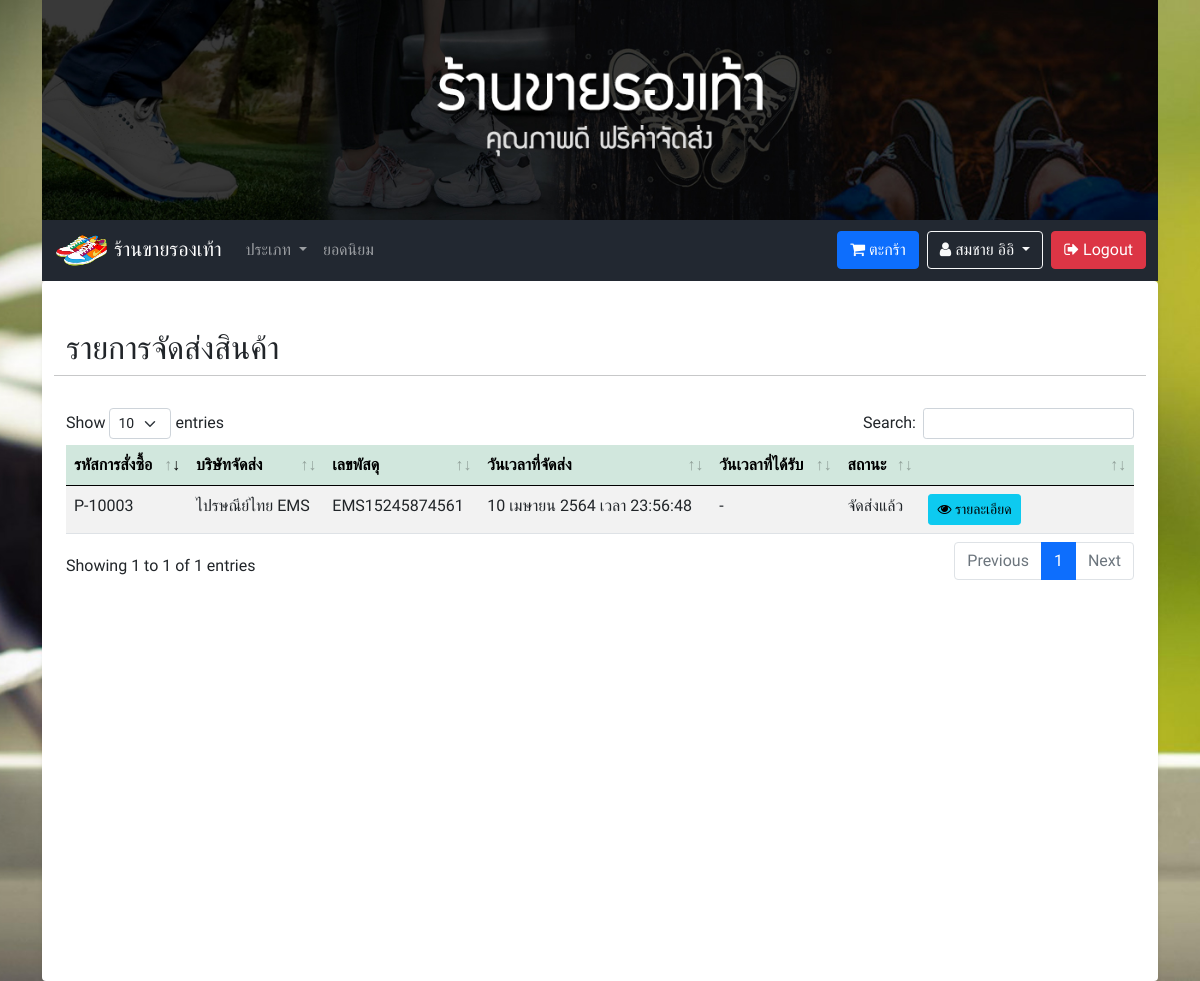
The page /member_shipment.php?display=success (signed in) on the database as committed earlier.
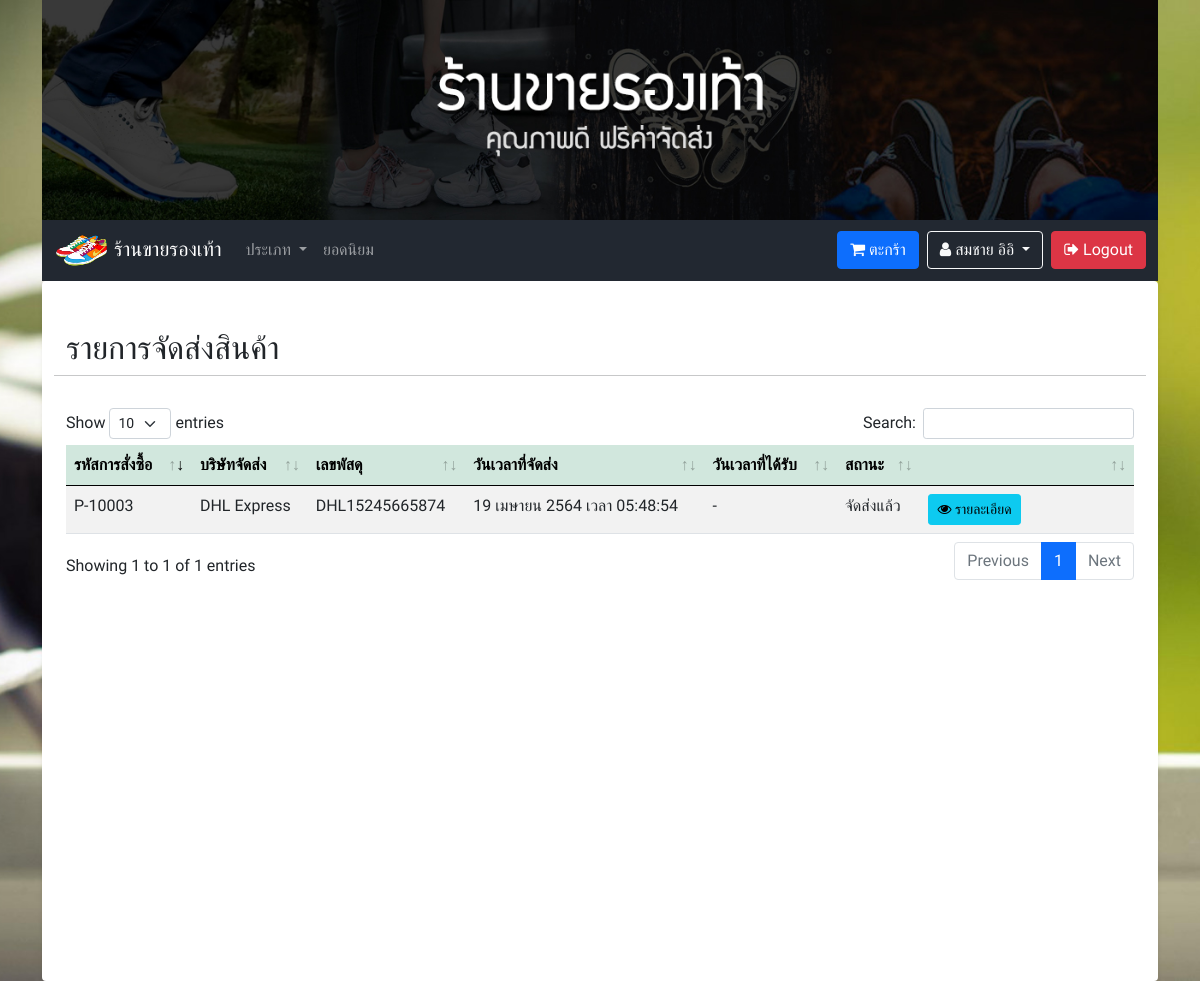
The same page on the database as committed later.
### tables this page shows
CREATE TABLE `tbl_shipment` (
  `sm_id` int(50) NOT NULL COMMENT 'ID',
  `sm_company` varchar(255) NOT NULL COMMENT 'บริษัทจัดส่ง',
  `sm_code` varchar(255) NOT NULL COMMENT 'เลขพัสดุ',
  `sm_date` varchar(255) NOT NULL COMMENT 'วันเวลาที่จัดส่ง',
  `sm_date_receive` varchar(255) NOT NULL COMMENT 'วันเวลาที่ได้รับ',
  `sm_pm_code` varchar(255) NOT NULL COMMENT 'รหัสการสั่งซื้อ',
  `sm_status` varchar(255) NOT NULL COMMENT 'สถานะ'
);

### functions.php (called while the page is built, shortened)
<?php
class ConnectDB
{
    protected $db;
    function __construct()
    {
        $DB_HOST = "localhost";
        $DB_USER = "root";
        $DB_PASS = "";
        $DB_NAME = "stoe_store";
        $con = new mysqli($DB_HOST, $DB_USER, $DB_PASS, $DB_NAME);
        $con->set_charset("utf8");
        $this->db = $con;
    }
    function query($data)
    {
        $result = $this->db->query($data);
        if ($result == true) {
            return $result;
        } else {
            echo "Error to query.!!";
        }
    }
}
class Member extends ConnectDB
{
    function memberGetById($id)
    {
        $result = $this->db->query("SELECT * FROM tbl_user WHERE u_id = '$id' AND u_role = 'member' ");
        $row = $result->fetch_all(MYSQLI_ASSOC);
        return $row;
    }
}
function ConvertDateToThai($datetime)
{
    $XdateTime = explode(" ", $datetime);
    $time = $XdateTime[1];
    $date = explode("-", $XdateTime[0]);
    $monthList = [
        "01" => "มกราคม",
        "02" => "กุมภาพันธ์",
        "03" => "มีนาคม",
        "04" => "เมษายน",
        "05" => "พฤษภาคม",
        "06" => "มิถุนายน",
        "07" => "กรกฎาคม",
        "08" => "สิงหาคม",
        "09" => "กันยายน",
        "10" => "ตุลาคม",
        "11" => "พฤศจิกายน",
        "12" => "ธันวาคม",
    ];
    return $date[2] . " " . $monthList[$date[1]] . " " . $date[0] + 543 . " เวลา " . $time;
}

### member_shipment.php (the view, shortened to what this page needs)
<?php
include('header.php');
?>
</head>
<?php
$obj = new ConnectDB();
if (isset($_GET['display'])) {
    switch ($_GET['display']) {
        case 'success':
            $result = $obj->query("SELECT * FROM tbl_shipment as sm INNER JOIN tbl_payment AS pm ON sm.sm_pm_code = pm.pm_code INNER JOIN tbl_user as u ON pm.pm_u_id = u.u_id WHERE sm.sm_status = 'จัดส่งแล้ว' AND  pm.pm_u_id = '".$_SESSION['user']['id']."' ");
            break;
    }
} else {
    $result = $obj->query("SELECT * FROM tbl_shipment as sm INNER JOIN tbl_payment AS pm ON sm.sm_pm_code = pm.pm_code INNER JOIN tbl_user as u ON pm.pm_u_id = u.u_id WHERE pm.pm_u_id = '".$_SESSION['user']['id']."' ");
}
?>
<body class="bgc-gray bgm-stoes">
    <?php include('navbar.php'); ?>
    <div class="container p-4 pb-5 bgc-white shadow-sm rounded min-height">
        <div class="row my-4">
            <h2>รายการจัดส่งสินค้า</h2>
            <hr>
            <table id="dtb" class="table table-striped table-hover" style="width:100%">
                <thead>
                    <tr class="table-success">
                        <th>รหัสการสั่งซื้อ</th>
                        <th>บริษัทจัดส่ง</th>
                        <th>เลขพัสดุ</th>
                        <th>วันเวลาที่จัดส่ง</th>
                        <th>วันเวลาที่ได้รับ</th>
                        <th>สถานะ</th>
                        <th></th>
                    </tr>
                </thead>
                <tbody>
                    <?php while ($row = $result->fetch_array()) { ?>
                        <tr>
                            <td><?= $row['sm_pm_code']; ?></td>
                            <td><?php if(empty($row['sm_company'])){echo'-';}else{echo $row['sm_company'];} ?></td>
                            <td><?php if(empty($row['sm_code'])){echo'-';}else{echo $row['sm_code'];} ?></td>
                            <td><?php if(empty($row['sm_date'])){echo'-';}else{echo ConvertDateToThai($row['sm_date']);} ?></td>
                            <td><?php if(empty($row['sm_date_receive'])){echo'-';}else{echo ConvertDateToThai($row['sm_date_receive']);} ?></td>
                            <td><?= $row['sm_status']; ?></td>
                            <td width="20%">
                                <?php if (isset($_GET['display']) && $_GET['display'] == 'success') { ?>
                                    <button class="btn btn-sm btn-info m-0" type="button" data-bs-toggle="modal" data-bs-target="#Modal<?= $row['pm_id'] ?>"><i class="fa fa-eye" aria-hidden="true"></i> รายละเอียด</button>
                                <?php } else if (isset($_GET['display']) && $_GET['display'] == 'delete') { ?>
                                    <button class="btn btn-sm btn-info m-0" type="button" data-bs-toggle="modal" data-bs-target="#Modal<?= $row['pm_id'] ?>"><i class="fa fa-eye" aria-hidden="true"></i> รายละเอียด</button>
                                <?php } ?>
                            </td>
                        </tr>
                    <?php } ?>
                </tbody>
            </table>
        </div>
    </div>
    <?php include('call_datatable.php'); ?>
    <?php include('footer.php'); ?>

Rows that differ between the two databases and show on the page:
removed tbl_shipment: sm_pm_code "P-10003", sm_company "ไปรษณีย์ไทย EMS", sm_code "EMS15245874561", sm_date "10 เมษายน 2564 เวลา 23:56:48", sm_status "จัดส่งแล้ว"
added tbl_shipment: sm_pm_code "P-10003", sm_company "DHL Express", sm_code "DHL15245665874", sm_date "19 เมษายน 2564 เวลา 05:48:54", sm_status "จัดส่งแล้ว"
